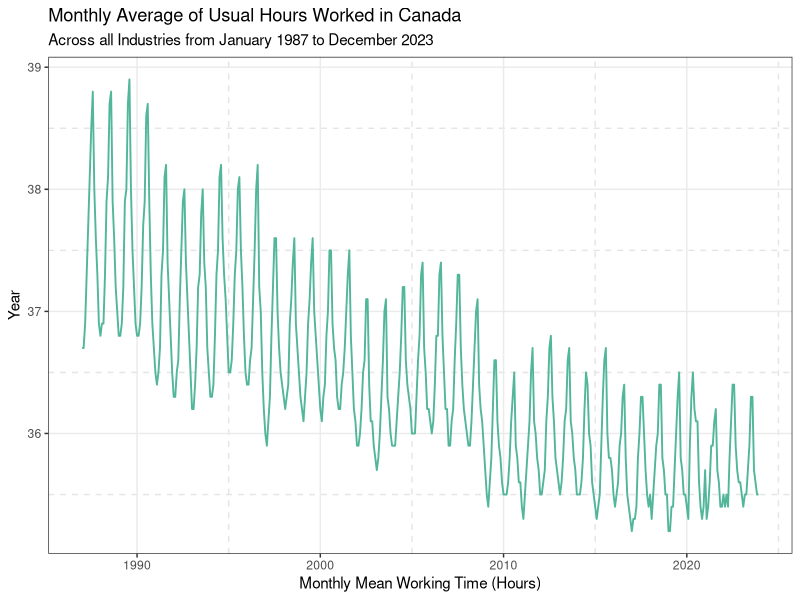
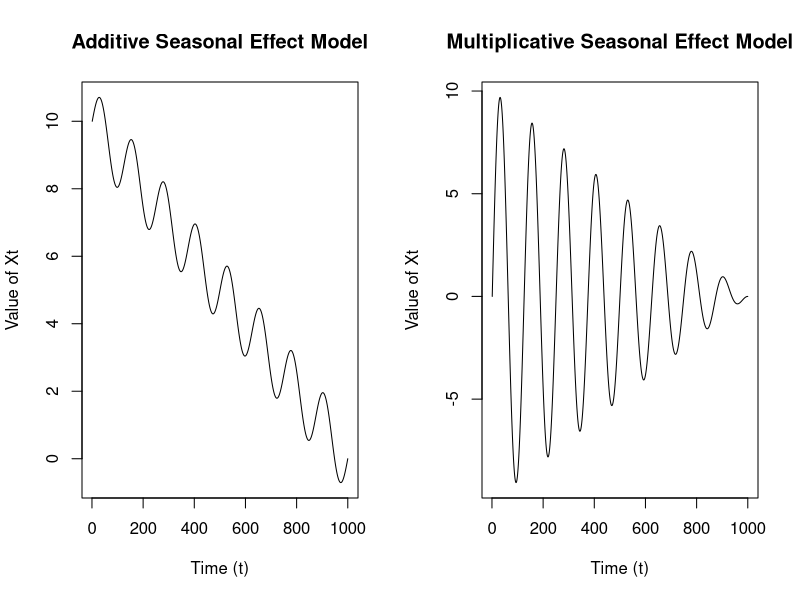
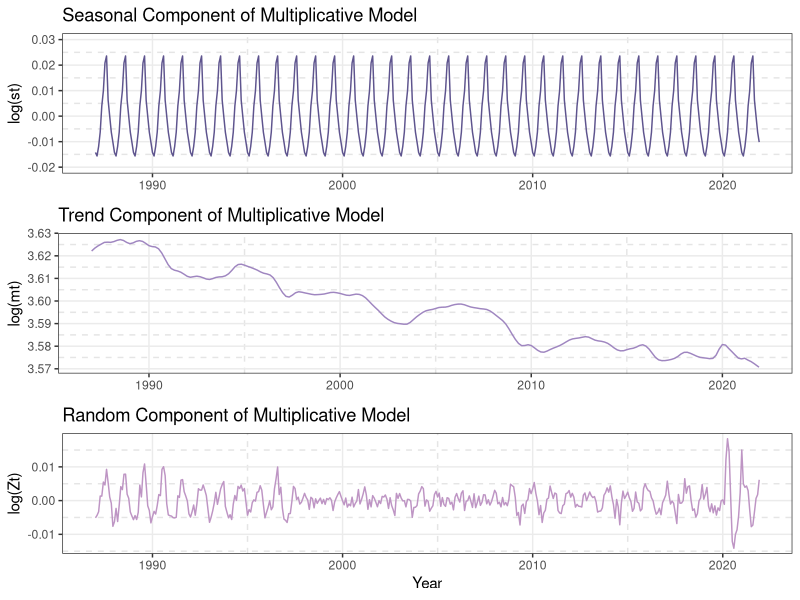
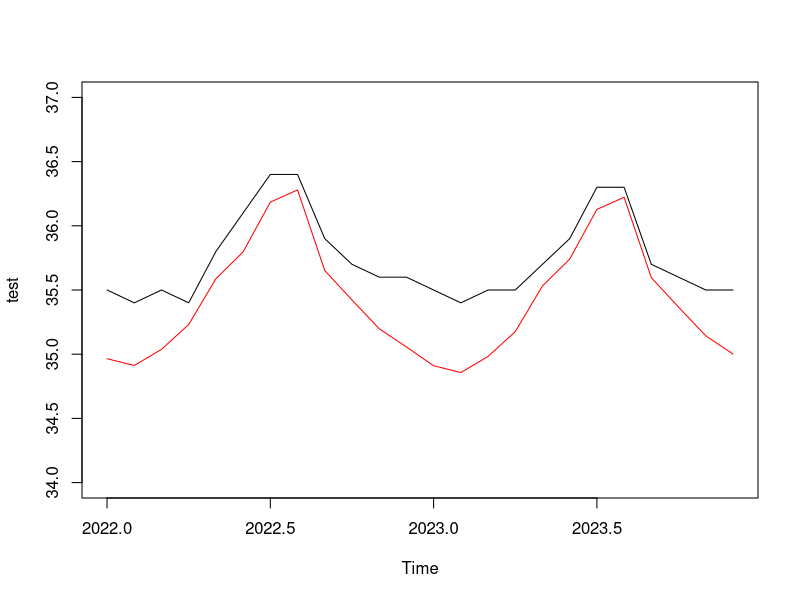
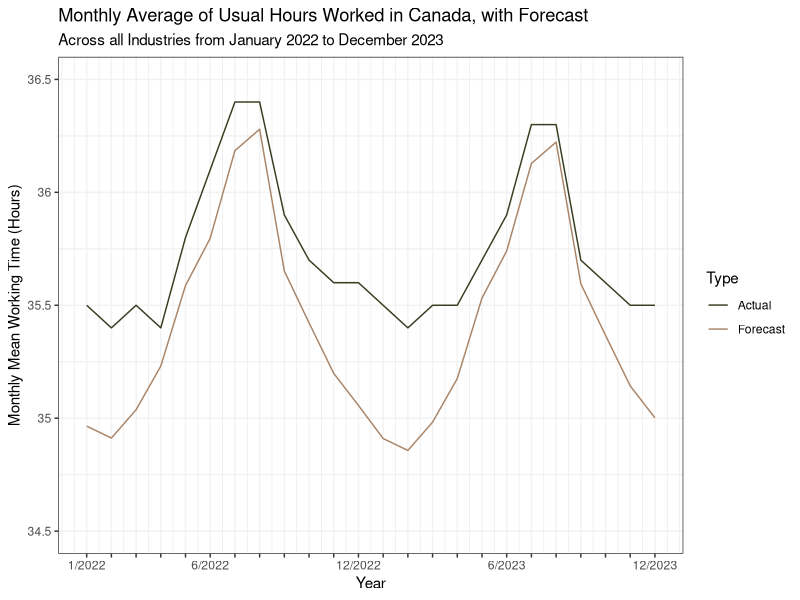
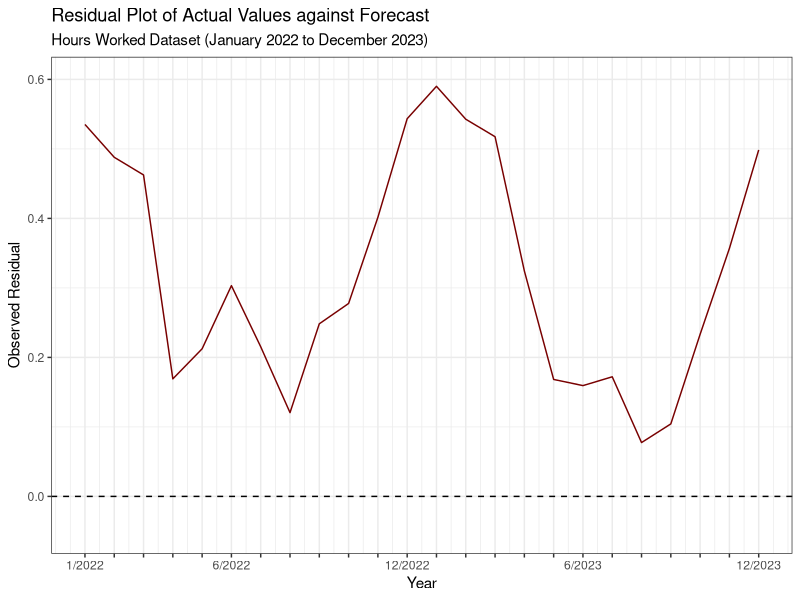

Source code (R) for these figures, in order:
library(zoo)
library(tseries)
library(ggplot2)
library(gridExtra)
library(reshape2)
library(forecast)


#######   QUESTION 1 #######
df <- read.csv("assignments/usual_hours_worked_ca.csv")

jobseries = ts(data = df$Hours,
               start = c(1987, 1),
               frequency = 12)

# contains monthly average values of the usual hours
# worked across all industries in Canada for the period 
# from January 1987 until December 2023
p1data = fortify.zoo(jobseries)
p1 <- ggplot(p1data, aes(x = Index, y = jobseries)) +
  geom_line(color = "#52b69a", linewidth = 0.65) +
  labs(
    title = "Monthly Average of Usual Hours Worked in Canada",
    subtitle = "Across all Industries from January 1987 to December 2023",
    x = "Monthly Mean Working Time (Hours)",
    y = "Year"
  ) + theme_bw() +
  theme(panel.grid.minor = element_line(
    color = "grey90",
    linetype = "dashed",
    linewidth = 0.5
  ))
print(p1)


### test
set.seed(09042002)
st = 2*seq(from = 0, to = 8*pi, length.out = 1000)
mt = seq(from = 10, to = 0, length.out = 1000)
par(mfrow = c(1,2))
plot( mt + sin( st ), type = 'l',
      ylab = "Value of Xt", xlab = "Time (t)",
      main = "Additive Seasonal Effect Model")
plot( mt*sin(st), type = 'l',
      ylab = "Value of Xt", xlab = "Time (t)",
      main = "Multiplicative Seasonal Effect Model")


### q1b

train <- window(jobseries, 
           # starting at the beginning of 1987
           start = 1987, 
           # ending at the end of 2021
           end = c(2021, 12), 
           # monthly
           frequency = 12)

# get test data
test <- window(jobseries,
               start = c(2022, 1),
               end = c(2023, 12),
               frequency = 12)
length(test)
# verify we've done things correctly
all.equal(length(test) + length(train),
          length(jobseries),
          nrow(df))

to_additive = log(train)
loess = (stl(to_additive, s.window = "periodic"))
seasonal = loess$time.series[, 1]
trend = loess$time.series[, 2]
noise = loess$time.series[, 3]
# zt back to multiplicative
exp(mean(noise))

sp2 <- ggplot(data = fortify.zoo(seasonal), aes(x = Index, y = seasonal)) +
  geom_line(color = "#5e548e", linewidth = 0.5) +
  theme_bw() + 
  labs(
    title = "Seasonal Component of Multiplicative Model",
    y = "log(st)",
    x = NULL
  ) + 
  ylim(-0.02, 0.03)+ #xlim(1990, 2000)+
  theme(panel.grid.minor = element_line(
    color = "grey90",
    linetype = "dashed",
    linewidth = 0.5
  ))


mp2 <- ggplot(data = fortify.zoo(trend), aes(x = Index, y = trend)) +
  geom_line(color = "#9f86c0", linewidth = 0.5) +
  theme_bw() + 
  labs(
    title = "Trend Component of Multiplicative Model",
    y = "log(mt)",
    x = NULL
  ) + 
  theme(panel.grid.minor = element_line(
    color = "grey90",
    linetype = "dashed",
    linewidth = 0.5
  ))

zp2 <- ggplot(data = fortify.zoo(noise), aes(x = Index, y = noise)) +
  geom_line(color = "#be95c4", linewidth = 0.5) +
  theme_bw() + 
  labs(
    title = "Random Component of Multiplicative Model",
    y = "log(Zt)",
    x = "Year"
  ) + 
  theme(panel.grid.minor = element_line(
    color = "grey90",
    linetype = "dashed",
    linewidth = 0.5
  ))

grid.arrange(sp2, mp2, zp2, nrow = 3)


### now, specifically, the trend component

trend_df <- fortify.zoo(trend)

colnames(trend_df) = c("Time", "log_hours")

trend_mod <- lm(log_hours~Time, data = trend_df)

trend_summary = summary(trend_mod)

se = trend_summary$coefficients[2, "Std. Error"]
est = trend_summary$coefficients[2, "Estimate"]

tobs = (est - 0)/se

n = nrow(trend_df); k = 1

2 * min( pt( tobs, df = n - (k + 1), lower.tail = TRUE ),
         pt( tobs, df = n - (k + 1), lower.tail = TRUE ))


period = unique(seasonal)

########## part 3

beta_0 = trend_summary$coefficients[1, "Estimate"]
beta_1 = trend_summary$coefficients[2, "Estimate"]

# use our (poor) linear model with time variable
mt_pred = beta_1*time(test) + beta_0
# we're predicting two periods into the future
st_pred = (rep(period, 2))
# then the predicted value is undoing the log transform
preds = exp(mt_pred + st_pred)
# rough plot for now
par(mfrow = c(1,1))
plot(test, ylim = c(34, 37))
lines(preds, col = 'red')
test

p3df <- data.frame(
          Time = as.numeric(time(test)),
          Actual = as.numeric(test), 
          Predicted = preds)
# create custom-spaced month/date strings
date_strings <- unlist(lapply(2022:2023, function(year) {
  sapply(1:12, function(month) {
    if (month %% 6 == 0) paste(month, "/", year, sep = "")
    else ""
  })
}))
# specify additional parameters
date_strings[1] = "1/2022"
low_ylim = 34.5; up_ylim = 36.5
# create plot
p3 <- ggplot(p3df) +
  geom_line(aes(x = Time, y = Actual, color = "Actual")) +
  geom_line(aes(x = Time, y = Predicted, color = "Forecast")) +
  scale_color_manual(values = c("Actual" = "#373d20", "Forecast" = "#a98467"),
                     name = "Type", labels = c("Actual", "Forecast")) +
  labs(
    title = "Monthly Average of Usual Hours Worked in Canada, with Forecast",
    subtitle = "Across all Industries from January 2022 to December 2023",
    y = "Monthly Mean Working Time (Hours)",
    x = "Year"
  ) + theme_bw() + 
  scale_x_continuous(breaks = p3df$Time, labels = date_strings) +
  scale_y_continuous(limits = c(low_ylim, up_ylim),
                     breaks = seq(low_ylim, up_ylim, by = 0.5),
                     labels = seq(low_ylim, up_ylim, by = 0.5)) +
  theme(panel.grid.major = element_line(
    color = "grey95",
    linetype = "solid",
    linewidth = 0.5
  ), 
  panel.grid.minor.y = element_line(
    color = "grey95",
    linetype = "solid",
    linewidth = 0.5
  ))
print(p3)

# resid plot

p4df <- data.frame(
  Time = as.numeric(time(test)),
  Residual = as.numeric(test - preds)
)
p4 <- ggplot(p4df) +
  geom_line(aes(x = Time, y = Residual),color = "#780000") +
  labs(
    title = "Residual Plot of Actual Values against Forecast",
    subtitle = "Hours Worked Dataset (January 2022 to December 2023)",
    y = "Observed Residual",
    x = "Year"
  ) + theme_bw() + ylim(-0.05, 0.6) +
  geom_hline(yintercept = 0, lty = "dashed") +
  scale_x_continuous(breaks = p3df$Time, labels = date_strings)
p4
